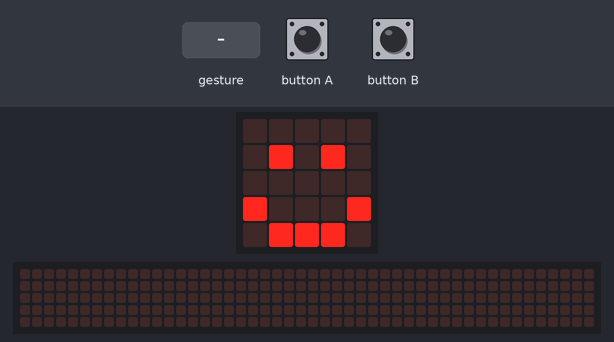
Bench run of a program on a simulated BBC micro:bit (MakeCode). On the bench: the board's 5×5 LED display, a strip that is not on the board, showing the scrolling text unrolled. The test bench sets the inputs (shaded band). Random numbers come from a fixed seed; a tilt is held for 1.5 s and a shake lasts 1 s, then the board lies face up again; the 48×5 strip is a reading aid, not a part: it shows the text the display is scrolling, unrolled, one strip-width of it at a time.

Above: at 1.8 s.
1.9 s: button A pressed for 0.15 s
At 2.12 s:
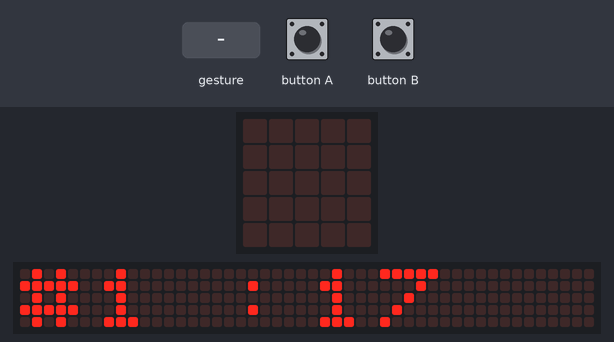
2.6 s: button B pressed for 0.15 s
At 2.87 s:
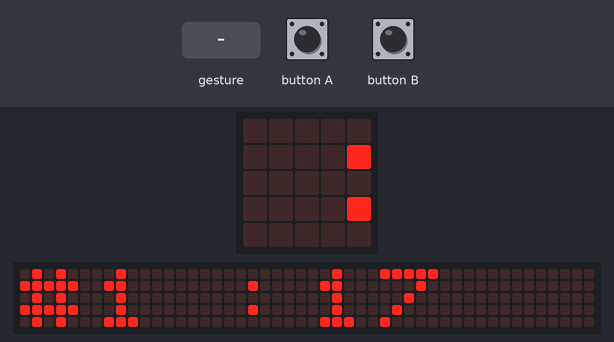
3.3 s: gesture 'shake'
At 3.62 s:
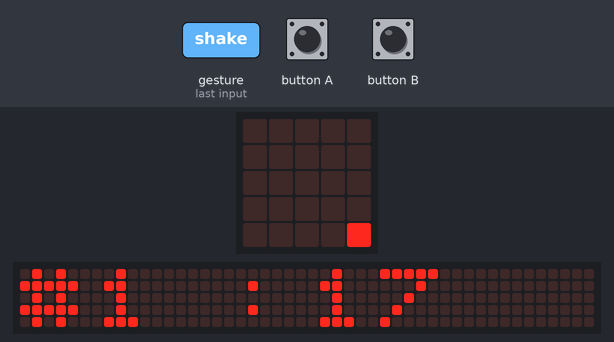

The program:

main.ts
```typescript
// (licence header left out)
// variables
let randomNumber1: number = null
let randomNumber2: number = null

// setup
basic.clearScreen()
basic.showIcon(IconNames.Happy)

input.onButtonPressed(Button.A, function () {
  basic.clearScreen()
  // picking random number 1
  randomNumber1 = randint(0, 99)
  basic.showString(('#1 :') + (randomNumber1).toString())

  // reset
  basic.pause(1000)
  basic.showIcon(IconNames.Happy)
})

input.onButtonPressed(Button.B, function () {
  basic.clearScreen()
  // pick random numbers 2
  randomNumber2 = randint(0, 99)
  basic.showString(('#2 :') + (randomNumber2).toString())

  // reset
  basic.pause(1000)
  basic.showIcon(IconNames.Happy)
})

input.onGesture(Gesture.Shake, function () {
  basic.clearScreen()

  // making sure random numbers are picked
  if (randomNumber1 == null || randomNumber2 == null) {
    basic.showString('numbers not picked')
  } else {
    // camparing both random numbers
    if (randomNumber1 > randomNumber2) {
      basic.showString((randomNumber1).toString() + ('>') + (randomNumber2).toString())
    } else {
      basic.showString((randomNumber1).toString() + ('<') + (randomNumber2).toString())
    }
  }
  // reset
  basic.pause(1000)
  basic.showIcon(IconNames.Happy)
})
```

Measured:
- after the input at 1.9 s, the display: changes after 0.15 s (image 1)
